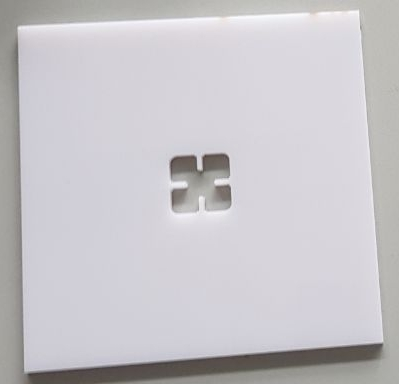
#> input picture Data/2.jpg, 399 x 384 px; its folder holds only this picture in this run
$ python mycompare02.py
#> lines starting #> are read from the running program, lines starting #| are printed output that depends on the picture
from skimage.measure import structural_similarity as ssim
import matplotlib.pyplot as plt
import numpy as np
import cv2
import glob
import pandas


def mse(imageA, imageB):
	# the 'Mean Squared Error' between the two images is the
	# sum of the squared difference between the two images;
	# NOTE: the two images must have the same dimension
	err = np.sum((imageA.astype("float") - imageB.astype("float")) ** 2)
	err /= float(imageA.shape[0] * imageA.shape[1])

	# return the MSE, the lower the error, the more "similar"
	# the two images are
	return err

def compare_images(imageA, imageB, title):

    imageA = cv2.cvtColor(imageA, cv2.COLOR_BGR2GRAY)
    imageB = cv2.cvtColor(imageB, cv2.COLOR_BGR2GRAY)

    imageA = cv2.resize(imageA,(300,300))
    imageB = cv2.resize(imageB,(300,300))
    # compute the mean squared error and structural similarity
	# index for the images
    m = mse(imageA, imageB)
    s = ssim(imageA, imageB)
    # setup the figure
    fig = plt.figure(title)
    plt.suptitle("MSE: %.2f, SSIM: %.2f" % (m, s))
    # show first image
    ax = fig.add_subplot(1, 2, 1)
    plt.imshow(imageA, cmap = plt.cm.gray)
    plt.axis("off")
    # show the second image
    ax = fig.add_subplot(1, 2, 2)
    plt.imshow(imageB, cmap = plt.cm.gray)
    plt.axis("off")
	# show the images
    return m,s
    #plt.show()


images = [cv2.imread(file) for file in glob.glob("Data/*.jpg")]
#> images = 1 item

Image_names = glob.glob("Data/*.jpg")

for i in range (len(Image_names)):
    Image_names[i]=Image_names[i].replace("Data/Label","")
    Image_names[i]=Image_names[i].replace(".jpg","")

size = len(images)
#> size = 1
m_array = np.zeros((size,size),float)
#> m_array = [0]
s_array = np.zeros((size,size),float)
#> s_array = [0]
for i in range(len(images)):
    for j in range(len(images)):
        m,s = compare_images(images[i],images[j],"Hi")
        m_array[i][j]=int(m)
        s_array[i][j]=round (s,4)
#> this loop made 1 pass
#> after the loop, s_array = [1]

for i,name in enumerate(Image_names):
    images[i] = cv2.resize(images[i],(300,300))
    cv2.imshow(name,images[i])
#> this loop made 1 pass
#> name on pass 1: 'Data/2'


print ("MSI_Values:")
print (pandas.DataFrame(m_array, Image_names, Image_names))
#|         Data/2
#| Data/2     0.0
print ("-------------------------------------------------")
print ("SSIM_Values:")
print (pandas.DataFrame(s_array, Image_names, Image_names))
#|         Data/2
#| Data/2     1.0
cv2.waitKey(0)
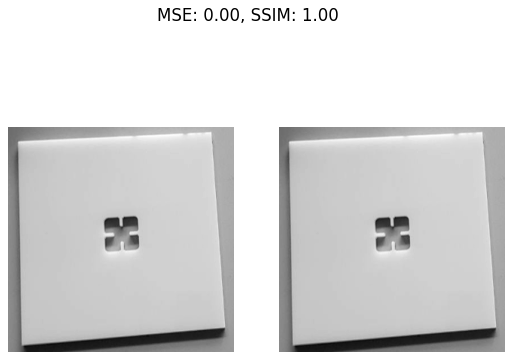
#> figure drawn by matplotlib, 2 panels

$ run again, on Data/image_rotated.jpg
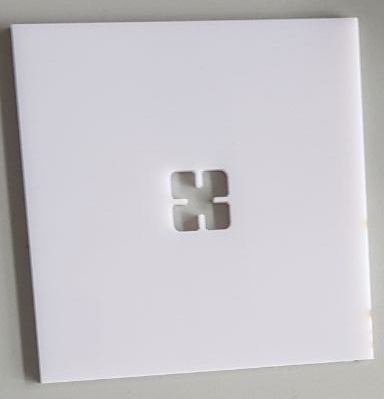
#> input picture Data/image_rotated.jpg, 384 x 399 px
#> images = 1 item
#> size = 1
#> the loop `for i in range(len(images)):` made 1 pass
#> after the loop `for i in range(len(images)):`: s_array = [1]
#> the loop `for i,name in enumerate(Image_names):` made 1 pass
#> name on pass 1: 'Data/image_rotated'
#|                     Data/image_rotated
#| Data/image_rotated                 0.0
#|                     Data/image_rotated
#| Data/image_rotated                 1.0
#> `cv2.waitKey(0)`:
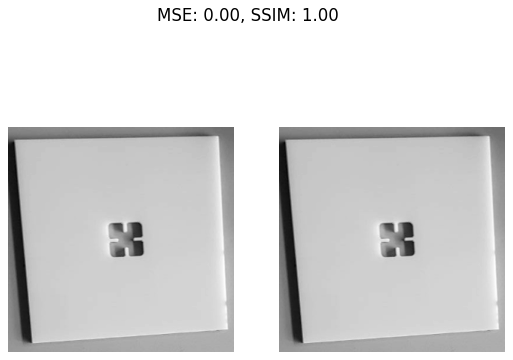
#> figure drawn by matplotlib, 2 panels
